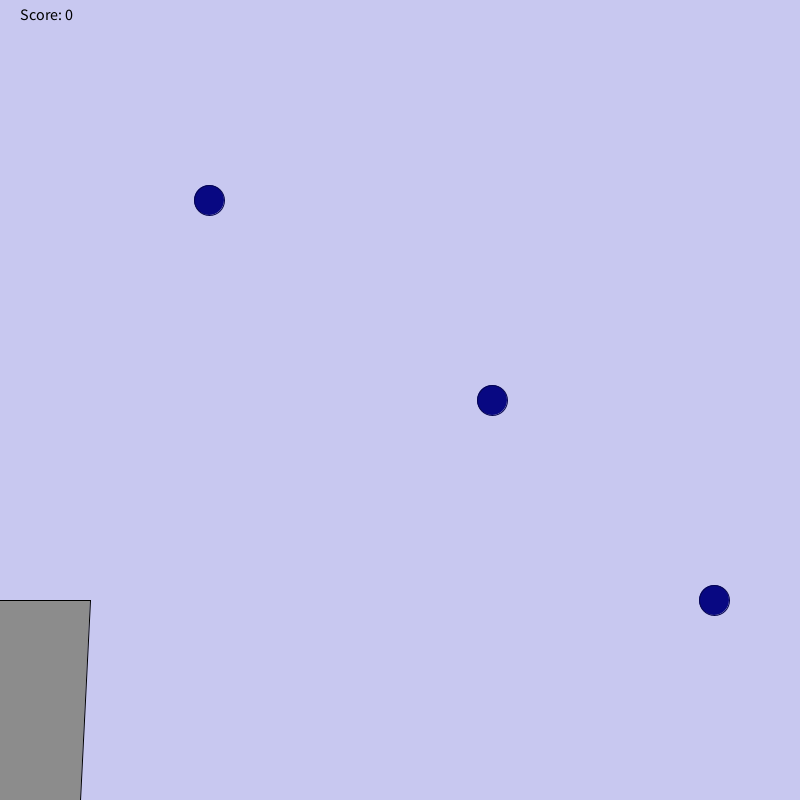
Frame 1 (no input)
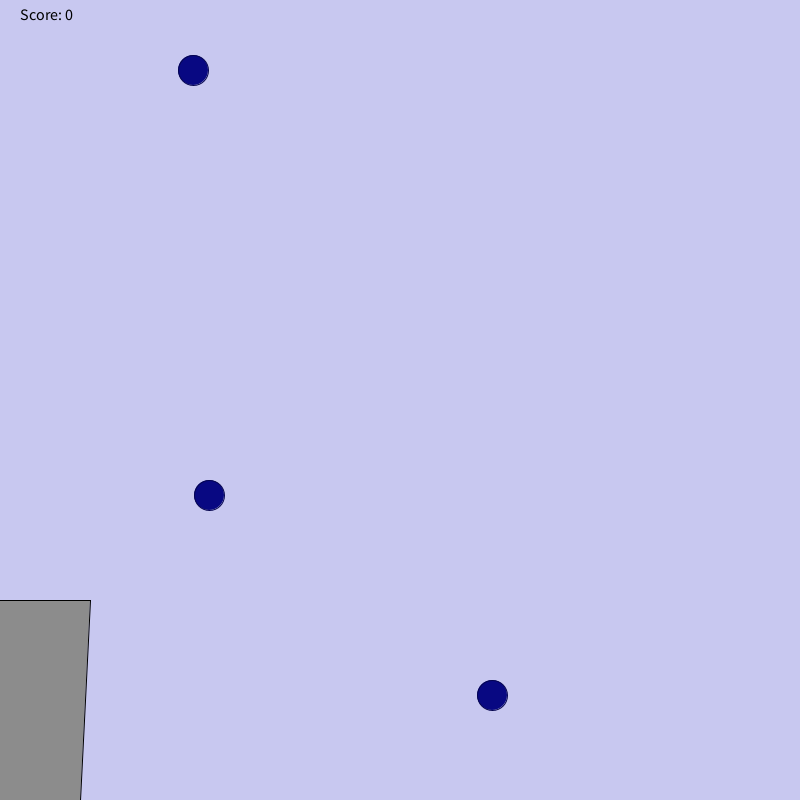
Frame 60 (the mouse pressed at the canvas centre just before this capture)
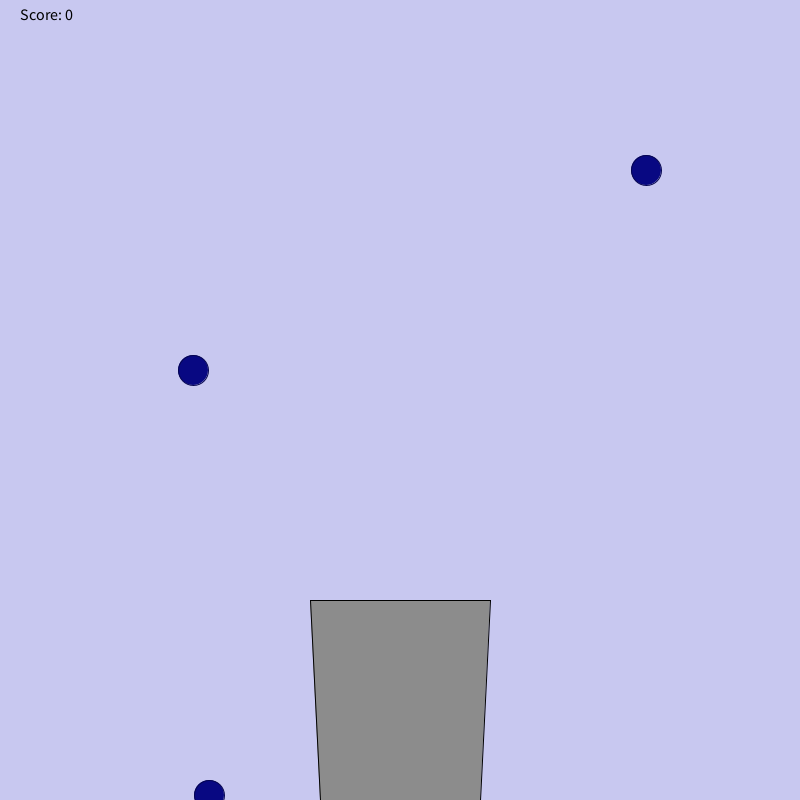
Frame 120 (the mouse held since frame 60 and released just before this capture)

The Processing sketch that drew these frames (run headless with seeded random() and noise(); from frame 60 on, the mouse is pressed at the canvas centre):

// Processing sketch: Rain_Game
// ── Rain_Game.pde
int raindropX =(int)random(20, 750);
int raindropY =400;

int raindropX2 =(int)random(20, 750);
int raindropY2 =200;

int raindropX3 =(int)random(20, 750);
int raindropY3 =600;

int score=0;

void checkCatch(int x){
     if (x < mouseX+100 && x > mouseX-100)
          score++;
     else if (score > 0) 
          score--;
     println("Your score is now: " + score); }


void setup() {
  size(800, 800);
  
}



void draw(){
  background(200, 200, 240);
  
  fill(0, 0, 0);
  textSize(16);
  text("Score: " + score, 20, 20);
  
  stroke(0, 0, 0);
  fill(140, 140, 140);
  quad(mouseX-80, 800, mouseX+80, 800, mouseX+90, 600, mouseX-90, 600);
   
  fill(8, 8, 130);
  stroke(5, 5, 80);
   
   //first raindrop
  ellipse(raindropX, raindropY, 30, 30);
   
  raindropY = raindropY+5;
   
  if(raindropY>820) {
    raindropX =(int)random(20, 750);
    raindropY = 0;
    }
    
   if(raindropY == 600){
       checkCatch(raindropX);
   }
  //second raindrop
    ellipse(raindropX2, raindropY2, 30, 30);
   
  raindropY2 = raindropY2+5;
   
  if(raindropY2>820) {
    raindropX2 =(int)random(20, 750);
    raindropY2 = 0;
    }
    
   if(raindropY2 == 600){
       checkCatch(raindropX2);
   }

  //third raindrop
    ellipse(raindropX3, raindropY3, 30, 30);
   
  raindropY3 = raindropY3+5;
   
  if(raindropY3>820) {
    raindropX3 =(int)random(20, 750);
    raindropY3 = 0;
    }
    
   if(raindropY3 == 600){
       checkCatch(raindropX3);
   }

  if(score == 30){
  println("you win");
  System.exit(0);
  }




}
